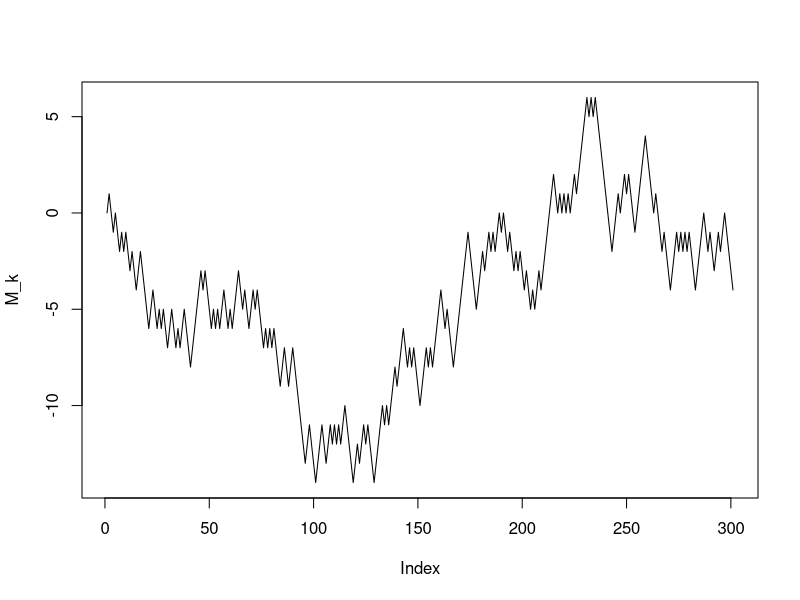
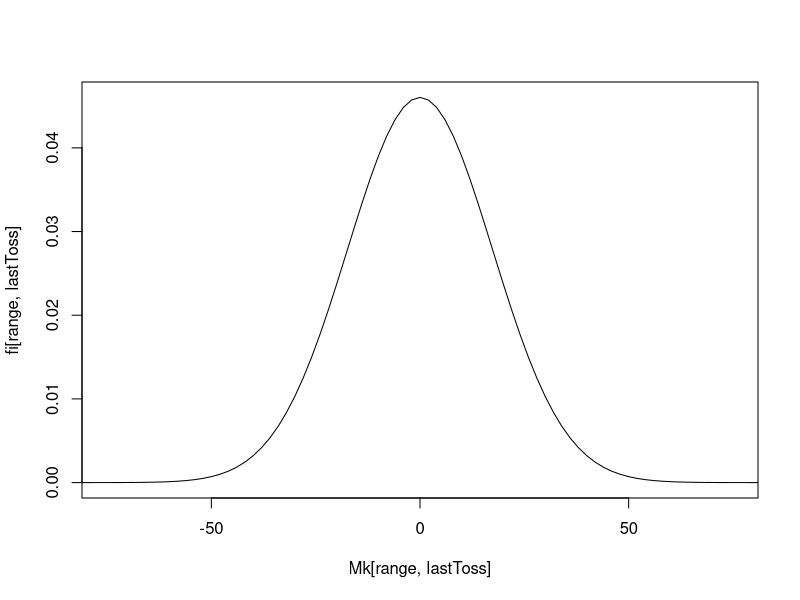
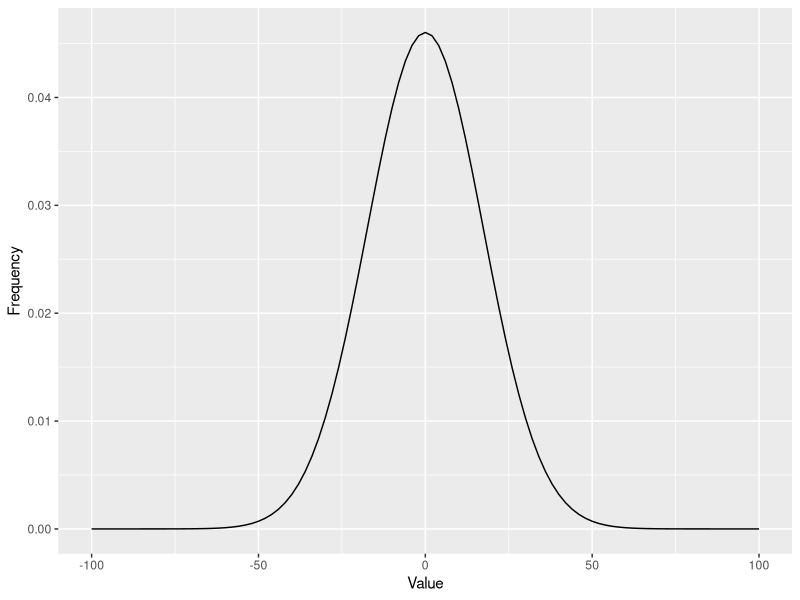

Write the R code that produced these figures, in order. (Note: this script raises an error after producing the figures.)

# Probability measure:
p <- 1/2
q <- 1 - p
size <- 300
spread <- 3000
M <- 0
### 
# Mt and fi are dataframe with size = (size + 1) * (size + 1)
# All value inside Mt and fi are zero.
# check ate Initialisation section for size value.
### 
Mt <- fi <- data.frame(matrix(rep(0, (size + 1)^2), nrow = size + 1))
l <- 300
k <- 200
##
# Generation
##
X <- sample(x = c(-1, 1),
            size = size,
            replace = T,
            prob = c(p, q)
)
# Following lines must be changed into apply type function:
for(i in 1:size) 
  M[i + 1] <- sum(X[1:i]) # i + 1 because M[0] from theory is indeed represented by M[1] in this code.
# Same result with apply type function:
M_k <- c(0, 
         sapply(seq_along(X), function(x){sum(X[1:x])}))


##
# Check by plot
##
png(filename = 'SymmetricRandomWalk.png')
plot(M_k,
     type = 'l')
dev.off()

################################################################################
# Creation of a 300 steps random walk
################################################################################
##
# Construction of the theoretical Random Variable M based on the filtration F(t)
# See document "randomWalkDistributionAnalysis.jgp"
##
# Usual wrong way:
# Profiling give 1200 Ms
for(j in 1:(size + 1))
  for(i in 1:j)
    Mt[i,j] <- (j-i) + (1-i)

# Functional Way:
# No information from profiler: too fast
dim_x <- dim_y <- 1:(size + 1)
o <- outer(dim_x, 
           dim_y, 
           FUN=function(r,c){(r-c) + (1-c)} )
to <- t(o)
subset <- upper.tri(to, diag = T)
Mk <- to * subset
# Better functional way:
dim_x <- dim_y <- 1:(size + 1)
o <- outer(dim_x, 
           dim_y, 
           FUN=function(r,c){ifelse(c>=r, (c-r) - (r-1), NA_integer_)}) 


##
# Construction of the distribution of the theoretical random variable
##
 # Usual wrong way:
# Profiling give 1200 Ms
for(j in 1:(size+1))
  for(i in 1:j)
    fi[i, j] <- choose((j-1), 
                       (j-i)) * p^(j-1)

# Same results following funcional way
fi <- outer(dim_x,
           dim_y,
           FUN = function(i, j){choose((j-1), (j-i)) * p^(j-1)})

##
# Graph of the Theoretical distribution
##

png(filename = 'SymmRandWalkTheoretiaclDistrib.png')
range <- 1:ncol(Mk)
lastToss <- ncol(Mk)
# Using plot
plot(Mk[range, lastToss],
     fi[range, lastToss], 
     type = 'l', 
     xlim = c(-75, 75))
# Using ggplot
# data.frame which map distribution and random variable:
distributionSymRanWal <- data.frame(
  Value = Mt[range, lastToss],
  Frequency = fi[range, lastToss]
)

# For the sake of visibility the limit of X axis has been set to [-100, 100]
library(ggplot2)
ggplot(data = distributionSymRanWal, aes(Value, Frequency)) +
  geom_line() +
  scale_x_continuous(limits = c(-100, 100))



dev.off()

################################################################################
# Check the martingale property of symmetric random walk.
################################################################################
#
# With l > k, show that:
# E[Ml|F(k)] = Mk

##
# first: simple NOT CONDITIONAL Expectation
# E[M200] should equal zero because:
# M0 = 0 and Because Mt is a martingale thus:
# E[M200|f(0)] = E[M200] - 0
##
EM200 = sum(Mt[1:200, 200] * fi[1:200, 200]) # equal zero.

##
# Expectation of Mt_l at k
# denoted by: E[Mt_l|f(k)], with k < l
##
##
# Variables
##
from <- 2 # Departure of the Expectation
k <- 4 # To get the filtration point 
l <- 19 # Give the period to be expected
if(k>l) 
interval <- l-k
##
# Partionated Symmetric Random Walk
##
# first the value of M at time $k$ has to be set. It means that the value at this time $k$ is not yet random but resolved.
# Therefore at time $k$ the variable $M_k$ is not random. 
# We can take any value we want to start with from 1 to $k + 1$.
# I choose to name this variable $from$:
from <- 2 # Departure of the Expectation
# The lenght of the path is already know: $(l - k)$:
len <- l - k
i <- from:(from + len)
j <- k:l
df <- Mk[i, j]
# names(df) <- sapply(1:ncol(df), function(x){paste0("X",x)})
##
# Con 
##

# The probability from k to l start from k to l. The probability table has therefore to be taken from begining.
fi_min <- fi[1:(len+1), 1:(len+1)]
# Old calculation of fi:
# 
# fi <- data.frame(matrix(rep(0, (l-k + 1)^2), nrow = l-k + 1))
# for(j in 1:(l-k+1))
#   for(i in 1:j)
#     fi[i, j] <- choose((j-1), (i-1)) * p^(j-1)#((j-1)*p^(j-1))/(factorial(j-1)*factorial(1+i))
# Finally compute the expectation E[Mt_l|f(k)]:
Mk[from, k]
sum(df[, l-k+1] * fi_min[, l-k+1]) #Yeah it is a matringale

########################################
# Create a 300 steps random walk
########################################
size <- 3000
spread <- 300000
Xs <- list()
for(i in 1:spread)
  Xs[[i]] <- sample(x = c(-1, 1),
                    replace = T,
                    prob = c(p, q),
                    size = size)

Wn <- vector()
for(i in 1:spread)
  Wn[i] <- sum(Xs[[i]])
png(filename = 'RandomWalkDistribution.png')

hist(Wn)
dev.off()

























